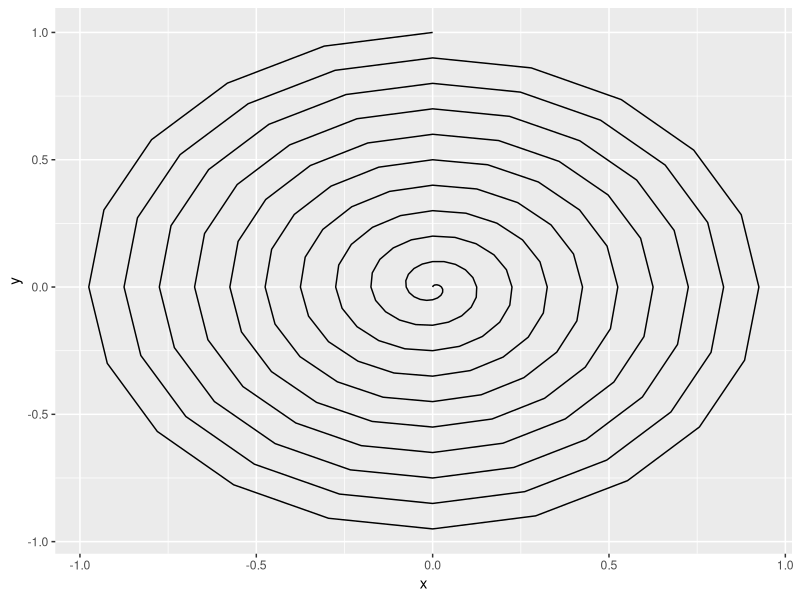

The R script that drew this image:
library(tidyverse)

tibble(theta = 2 * pi * seq(0, 10, 0.05),
       radius = seq(0, 1, length.out = length(theta))) %>% 
  mutate(x = radius * sin(theta),
         y = radius * cos(theta)) %>% 
  ggplot(aes(x = x, y = y)) +
  geom_path()